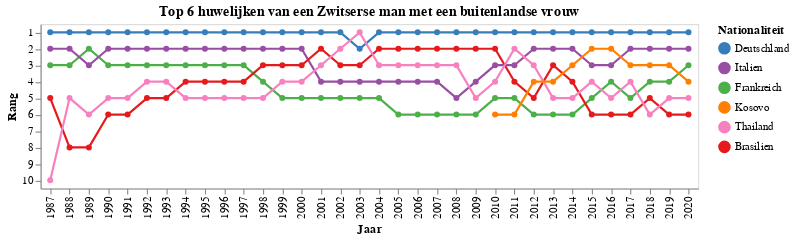

Notebook code for this chart:
### Code cell
alt.Chart(df_filtered).mark_line(point=True).encode(
    x=alt.X("Year:O", title="Jaar"),
    y=alt.Y("rank:O", title="Rang").scale(domain=list(range(1, 11))),
    color=alt.Color('Nationality:N', legend=alt.Legend(title="Nationaliteit")).scale(domain=top_5_m_2020, range=colors_men)
).transform_filter(
    alt.datum.Sex_ch == 'm'
).transform_window(
    rank="rank()",
    sort=[alt.SortField("Marriages", order="descending")],
    groupby=["Year"]
).transform_filter(
    {'field': 'Nationality', 'oneOf': top_5_m_2020}
).properties(
    title="Top 6 huwelijken van een Zwitserse man met een buitenlandse vrouw",
    width=600,
    height=150,
)

### Figure 1 — Vega specification as saved in the notebook (floating-point values rounded to 4 significant figures; data arrays with more than 128 entries replaced by an {"elided": "..."} marker saying what was removed)
{"$schema": "https://vega.github.io/schema/vega/v5.json", "data": [{"name": "source_0", "values": {"elided": "181 records"}}, {"name": "source_0_x_domain_Year", "values": [{"Year": 1987}, {"Year": 1988}, {"Year": 1989}, {"Year": 1990}, {"Year": 1991}, {"Year": 1992}, {"Year": 1993}, {"Year": 1994}, {"Year": 1995}, {"Year": 1996}, {"Year": 1997}, {"Year": 1998}, {"Year": 1999}, {"Year": 2000}, {"Year": 2001}, {"Year": 2002}, {"Year": 2003}, {"Year": 2004}, {"Year": 2005}, {"Year": 2006}, {"Year": 2007}, {"Year": 2008}, {"Year": 2009}, {"Year": 2010}, {"Year": 2011}, {"Year": 2012}, {"Year": 2013}, {"Year": 2014}, {"Year": 2015}, {"Year": 2016}, {"Year": 2017}, {"Year": 2018}, {"Year": 2019}, {"Year": 2020}]}], "marks": [{"type": "group", "name": "layer_0_pathgroup", "from": {"facet": {"data": "source_0", "name": "faceted_path_layer_0_main", "groupby": ["Nationality"]}}, "encode": {"update": {"width": {"field": {"signal": null, "datum": null, "group": "width", "parent": null}}, "height": {"field": {"signal": null, "datum": null, "group": "height", "parent": null}}}}, "marks": [{"type": "line", "name": "layer_0_marks", "from": {"data": "faceted_path_layer_0_main"}, "sort": {"field": "x"}, "encode": {"update": {"x": {"field": "Year", "scale": "x"}, "stroke": {"field": "Nationality", "scale": "color"}, "y": {"field": "rank", "scale": "y"}}}, "style": ["line"]}]}, {"type": "symbol", "name": "layer_1_marks", "from": {"data": "source_0"}, "encode": {"update": {"fill": {"field": "Nationality", "scale": "color"}, "opacity": {"value": 1}, "x": {"field": "Year", "scale": "x"}, "y": {"field": "rank", "scale": "y"}}}, "style": ["point"]}], "scales": [{"name": "x", "type": "point", "domain": {"data": "source_0_x_domain_Year", "field": "Year", "sort": true}, "range": [0, {"signal": "width"}], "padding": 0.5}, {"name": "y", "type": "point", "domain": [1, 2, 3, 4, 5, 6, 7, 8, 9, 10], "range": [0, {"signal": "height"}], "padding": 0.5}, {"name": "color", "type": "ordinal", "domain": ["Deutschland", "Italien", "Frankreich", "Kosovo", "Thailand", "Brasilien"], "range": ["#377eb8", "#984ea3", "#4daf4a", "#ff7f00", "#f781bf", "#e41a1c"]}], "axes": [{"scale": "x", "labelBaseline": "middle", "title": "Jaar", "orient": "bottom", "labelAlign": "right", "grid": false, "zindex": 0, "labelAngle": 270}, {"scale": "y", "title": "Rang", "zindex": 0, "orient": "left", "grid": false}], "title": {"text": "Top 6 huwelijken van een Zwitserse man met een buitenlandse vrouw", "frame": "group"}, "height": 150, "legends": [{"title": "Nationaliteit", "stroke": "color", "symbolType": "circle", "fill": "color", "encode": {"symbols": {"update": {"opacity": {"value": 1}}}}}], "style": "cell", "width": 600, "background": "white", "padding": 5}
